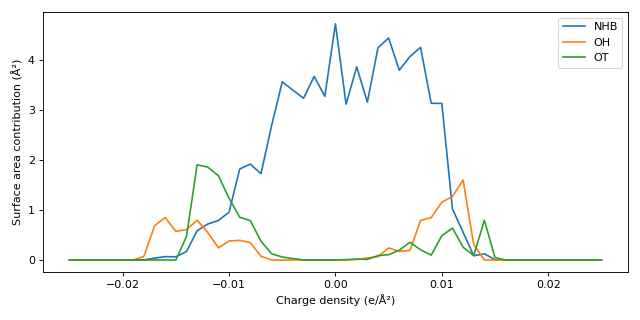

The script that drew this image:
from importlib.resources import files
from cosmolayer.cosmosac import Component
from cosmolayer.cosmosac.segment_groups import SEGMENT_GROUPS
from matplotlib import pyplot as plt
path = files("cosmolayer.data") / "C=C(N)O.cosmo"
component = Component(path.read_text(), merge_profiles=False)
fig, ax = plt.subplots(figsize=(8, 4))
grid = component.sigma_grid
for i, label in enumerate(SEGMENT_GROUPS):
    _ = ax.plot(grid, component.sigma_profile[i], label=label)
_ = ax.set_xlabel("Charge density (e/Å²)")
_ = ax.set_ylabel("Surface area contribution (Å²)")
_ = ax.legend()
fig.tight_layout()
